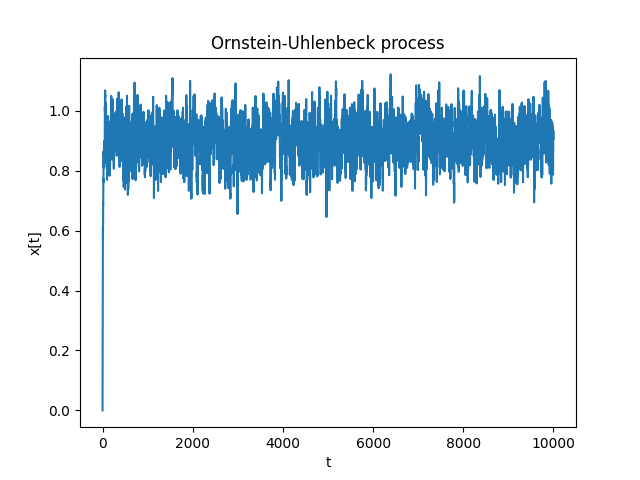

The Python source for this figure:
import numpy as np
from numpy.random import normal
import matplotlib.pyplot as plt


def generate_process(dt=0.1,theta=1.2,mu=0.9,sigma=0.1,n=10000):
    #x(t=0) initialize x with zeros
    x=np.zeros(n)

    for t in range(1,n):
        x[t]=x[t-1] + theta*(mu- x[t-1])*dt + sigma * normal(0,np.sqrt(dt))
    return x


def plt_process(x):
    plt.plot(x)
    plt.xlabel('t')
    plt.ylabel('x[t]')
    plt.title('Ornstein-Uhlenbeck process')
    plt.show()


if __name__ =='__main__':
    data=generate_process()
    plt_process(data)
